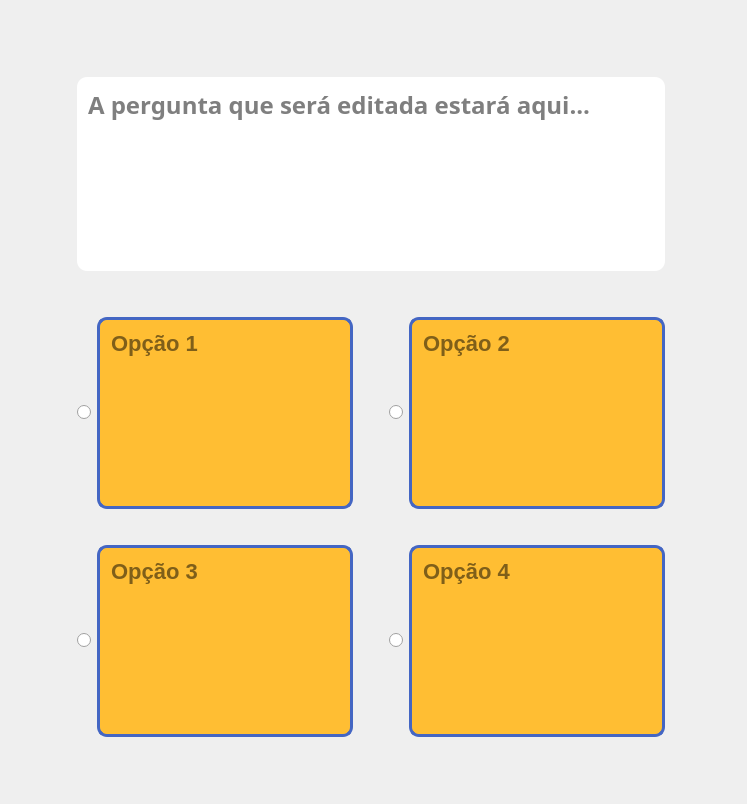
      <widget class="QWidget" name="editarPergunta">
       <property name="styleSheet">
        <string notr="true">border-image: url(&quot;:/imagens/assets/imagens/fundo-laranja&quot;);</string>
       </property>
       <layout class="QGridLayout" name="gridLayout_12">
        <item row="1" column="0">
         <spacer name="horizontalSpacer_10">
          <property name="orientation">
           <enum>Qt::Horizontal</enum>
          </property>
          <property name="sizeType">
           <enum>QSizePolicy::Minimum</enum>
          </property>
          <property name="sizeHint" stdset="0">
           <size>
            <width>30</width>
            <height>20</height>
           </size>
          </property>
         </spacer>
        </item>
        <item row="4" column="0">
         <widget class="QPushButton" name="pushButton_voltar_editar_pergunta">
          <property name="cursor">
           <cursorShape>PointingHandCursor</cursorShape>
          </property>
          <property name="styleSheet">
           <string notr="true">QPushButton {
	border-image: url(&quot;:/icones/assets/icones/voltar/voltar.png&quot;);
	background-color: none;
	border-radius: 2px;
	border: none;
	min-width: 60px;
	min-height: 50px;
	font-weight: bold;
}

QPushButton:hover {
	border-image: url(&quot;:/icones/assets/icones/voltar/voltar-hover.png&quot;);
	background-color: none;
}

QPushButton:pressed {
	border-image: url(&quot;:/icones/assets/icones/voltar/voltar-hover.png&quot;);
	background-color: none;
}</string>
          </property>
          <property name="text">
           <string/>
          </property>
         </widget>
        </item>
        <item row="0" column="0" alignment="Qt::AlignLeft|Qt::AlignTop">
         <widget class="QPushButton" name="pushButton_inicio_editar_pergunta">
          <property name="sizePolicy">
           <sizepolicy hsizetype="Fixed" vsizetype="Fixed">
            <horstretch>0</horstretch>
            <verstretch>0</verstretch>
           </sizepolicy>
          </property>
          <property name="cursor">
           <cursorShape>PointingHandCursor</cursorShape>
          </property>
          <property name="styleSheet">
           <string notr="true">QPushButton {
	border-image: url(&quot;:/icones/assets/icones/pagina-inicial/pagina-inicial.png&quot;);
	background-color: none;
	border-radius: 2px;
	border: none;
	min-width: 60px;
	min-height: 60px;
	font-weight: bold;
}

QPushButton:hover {
	border-image: url(&quot;:/icones/assets/icones/pagina-inicial/pagina-inicial-hover.png&quot;);
	background-color: none;
}

QPushButton:pressed {
	border-image: url(&quot;:/icones/assets/icones/pagina-inicial/pagina-inicial-hover.png&quot;);
	background-color: none;
}</string>
          </property>
          <property name="text">
           <string/>
          </property>
         </widget>
        </item>
        <item row="1" column="1">
         <widget class="QTextEdit" name="textEdit_editar_pergunta">
          <property name="font">
           <font>
            <family>Dyuthi</family>
            <pointsize>-1</pointsize>
            <weight>75</weight>
            <bold>true</bold>
           </font>
          </property>
          <property name="cursor" stdset="0">
           <cursorShape>IBeamCursor</cursorShape>
          </property>
          <property name="styleSheet">
           <string notr="true">QTextEdit{
border-image: none;
background-color: white;
font-size: 24px;
border: none;
border-radius: 10px;
font-weight:bold;
min-width: 550px;
min-height: 180px;
padding: 7px;
}

QScrollBar:vertical {
 	border: none;
    background: #ffaf31;
	border-image: none;
    width: 10px;
    margin: 0px 0px 0px 0px;
}

QScrollBar::handle:vertical {
	background: #FF7439;
	min-height: 30px;
}

QScrollBar::add-line:vertical {
	height: 0px;
}

QScrollBar::sub-line:vertical {
	height: 0px;
}</string>
          </property>
          <property name="placeholderText">
           <string>A pergunta que será editada estará aqui...</string>
          </property>
         </widget>
        </item>
        <item row="4" column="2">
         <widget class="QPushButton" name="pushButton_salvar_pergunta_editada">
          <property name="cursor">
           <cursorShape>PointingHandCursor</cursorShape>
          </property>
          <property name="focusPolicy">
           <enum>Qt::StrongFocus</enum>
          </property>
          <property name="styleSheet">
           <string notr="true">QPushButton {
	border-image: url(&quot;:/icones/assets/icones/salvar/salvar.png&quot;);
	background-color: none;
	border-radius: 2px;
	border: none;
	min-width: 65px;
	min-height: 50px;
	font-weight: bold;
}

QPushButton:hover {
	border-image: url(&quot;:/icones/assets/icones/salvar/salvar-hover.png&quot;);
	background-color: none;
}

QPushButton:pressed {
	border-image: url(&quot;:/icones/assets/icones/salvar/salvar-hover.png&quot;);
	background-color: none;
}</string>
          </property>
          <property name="text">
           <string/>
          </property>
         </widget>
        </item>
        <item row="1" column="2">
         <spacer name="horizontalSpacer_11">
          <property name="orientation">
           <enum>Qt::Horizontal</enum>
          </property>
          <property name="sizeType">
           <enum>QSizePolicy::Minimum</enum>
          </property>
          <property name="sizeHint" stdset="0">
           <size>
            <width>30</width>
            <height>20</height>
           </size>
          </property>
         </spacer>
        </item>
        <item row="4" column="1">
         <spacer name="verticalSpacer_13">
          <property name="orientation">
           <enum>Qt::Vertical</enum>
          </property>
          <property name="sizeType">
           <enum>QSizePolicy::Minimum</enum>
          </property>
          <property name="sizeHint" stdset="0">
           <size>
            <width>20</width>
            <height>40</height>
           </size>
          </property>
         </spacer>
        </item>
        <item row="3" column="1">
         <layout class="QGridLayout" name="gridLayout_11">
          <item row="0" column="0">
           <layout class="QHBoxLayout" name="horizontalLayout_3">
            <item>
             <widget class="QRadioButton" name="radioButton_editar_opcao1">
              <property name="cursor">
               <cursorShape>PointingHandCursor</cursorShape>
              </property>
              <property name="autoFillBackground">
               <bool>false</bool>
              </property>
              <property name="styleSheet">
               <string notr="true">QRadioButton{
	border-image: none;
	background: none;
}</string>
              </property>
              <property name="inputMethodHints">
               <set>Qt::ImhNone</set>
              </property>
              <property name="text">
               <string/>
              </property>
             </widget>
            </item>
            <item>
             <widget class="QTextEdit" name="textEdit_editar_opcao1">
              <property name="cursor" stdset="0">
               <cursorShape>IBeamCursor</cursorShape>
              </property>
              <property name="styleSheet">
               <string notr="true">QTextEdit{
border-image: none;
font-size:22px;
font-weight: bold;
background-color: #ffbe33;
border: 3px solid  #4466c3;
border-radius: 10px;
min-width: 220px;
min-height: 60px;
padding: 7px;
}
</string>
              </property>
              <property name="placeholderText">
               <string>Opção 1 </string>
              </property>
             </widget>
            </item>
           </layout>
          </item>
          <item row="1" column="0">
           <spacer name="verticalSpacer_10">
            <property name="orientation">
             <enum>Qt::Vertical</enum>
            </property>
            <property name="sizeType">
             <enum>QSizePolicy::Minimum</enum>
            </property>
            <property name="sizeHint" stdset="0">
             <size>
              <width>5</width>
              <height>30</height>
             </size>
            </property>
           </spacer>
          </item>
          <item row="0" column="2">
           <layout class="QHBoxLayout" name="horizontalLayout_4">
            <item>
             <widget class="QRadioButton" name="radioButton_editar_opcao2">
              <property name="cursor">
               <cursorShape>PointingHandCursor</cursorShape>
              </property>
              <property name="styleSheet">
               <string notr="true">QRadioButton{
	border-image: none;
	background: none;
}</string>
              </property>
              <property name="text">
               <string/>
              </property>
             </widget>
            </item>
            <item>
             <widget class="QTextEdit" name="textEdit_editar_opcao2">
              <property name="cursor" stdset="0">
               <cursorShape>IBeamCursor</cursorShape>
              </property>
              <property name="styleSheet">
               <string notr="true">QTextEdit{
border-image: none;
font-size:22px;
font-weight: bold;
background-color: #ffbe33;
border: 3px solid  #4466c3;
border-radius: 10px;
min-width: 220px;
min-height: 60px;
padding: 7px;
}
</string>
              </property>
              <property name="placeholderText">
               <string>Opção 2</string>
              </property>
             </widget>
            </item>
           </layout>
          </item>
          <item row="0" column="1">
           <spacer name="horizontalSpacer_9">
            <property name="orientation">
             <enum>Qt::Horizontal</enum>
            </property>
            <property name="sizeType">
             <enum>QSizePolicy::Minimum</enum>
            </property>
            <property name="sizeHint" stdset="0">
             <size>
              <width>30</width>
              <height>5</height>
             </size>
            </property>
           </spacer>
          </item>
          <item row="2" column="0">
           <layout class="QHBoxLayout" name="horizontalLayout_5">
            <item>
             <widget class="QRadioButton" name="radioButton_editar_opcao3">
              <property name="cursor">
               <cursorShape>PointingHandCursor</cursorShape>
              </property>
              <property name="styleSheet">
               <string notr="true">QRadioButton{
	border-image: none;
	background: none;
}</string>
              </property>
              <property name="text">
               <string/>
              </property>
             </widget>
            </item>
            <item>
             <widget class="QTextEdit" name="textEdit_editar_opcao3">
              <property name="cursor" stdset="0">
               <cursorShape>IBeamCursor</cursorShape>
              </property>
              <property name="styleSheet">
               <string notr="true">QTextEdit{
border-image: none;
font-size:22px;
font-weight: bold;
background-color: #ffbe33;
border: 3px solid  #4466c3;
border-radius: 10px;
min-width: 220px;
min-height: 60px;
padding: 7px;
}
</string>
              </property>
              <property name="placeholderText">
               <string>Opção 3</string>
              </property>
             </widget>
            </item>
           </layout>
          </item>
          <item row="2" column="2">
           <layout class="QHBoxLayout" name="horizontalLayout_10">
            <item>
             <widget class="QRadioButton" name="radioButton_editar_opcao4">
              <property name="cursor">
               <cursorShape>PointingHandCursor</cursorShape>
              </property>
              <property name="styleSheet">
               <string notr="true">QRadioButton{
	border-image: none;
	background: none;
}</string>
              </property>
              <property name="text">
               <string/>
              </property>
             </widget>
            </item>
            <item>
             <widget class="QTextEdit" name="textEdit_editar_opcao4">
              <property name="cursor" stdset="0">
               <cursorShape>IBeamCursor</cursorShape>
              </property>
              <property name="styleSheet">
               <string notr="true">QTextEdit{
border-image: none;
font-size:22px;
font-weight: bold;
background-color: #ffbe33;
border: 3px solid  #4466c3;
border-radius: 10px;
min-width: 220px;
min-height: 60px;
padding: 7px;
}
</string>
              </property>
              <property name="placeholderText">
               <string>Opção 4</string>
              </property>
             </widget>
            </item>
           </layout>
          </item>
         </layout>
        </item>
        <item row="0" column="1">
         <spacer name="verticalSpacer_11">
          <property name="orientation">
           <enum>Qt::Vertical</enum>
          </property>
          <property name="sizeType">
           <enum>QSizePolicy::Minimum</enum>
          </property>
          <property name="sizeHint" stdset="0">
           <size>
            <width>20</width>
            <height>40</height>
           </size>
          </property>
         </spacer>
        </item>
        <item row="2" column="1">
         <spacer name="verticalSpacer_14">
          <property name="orientation">
           <enum>Qt::Vertical</enum>
          </property>
          <property name="sizeType">
           <enum>QSizePolicy::Minimum</enum>
          </property>
          <property name="sizeHint" stdset="0">
           <size>
            <width>20</width>
            <height>40</height>
           </size>
          </property>
         </spacer>
        </item>
       </layout>
      </widget>
